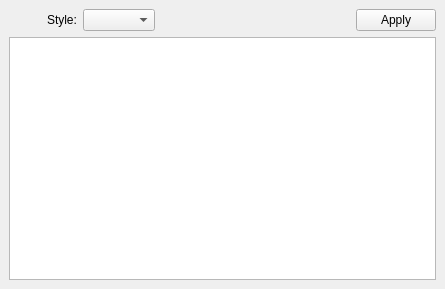
<?xml version="1.0" encoding="UTF-8"?>
<ui version="4.0">
 <class>StyleSheetEditor</class>
 <widget class="QWidget" name="StyleSheetEditor">
  <property name="geometry">
   <rect>
    <x>0</x>
    <y>0</y>
    <width>445</width>
    <height>289</height>
   </rect>
  </property>
  <property name="windowTitle">
   <string>Style Editor</string>
  </property>
  <layout class="QGridLayout">
   <property name="margin">
    <number>9</number>
   </property>
   <property name="spacing">
    <number>6</number>
   </property>
   <item row="0" column="4">
    <spacer>
     <property name="orientation">
      <enum>Qt::Horizontal</enum>
     </property>
     <property name="sizeType">
      <enum>QSizePolicy::MinimumExpanding</enum>
     </property>
     <property name="sizeHint" stdset="0">
      <size>
       <width>32</width>
       <height>20</height>
      </size>
     </property>
    </spacer>
   </item>
   <item row="0" column="0" colspan="2">
    <spacer>
     <property name="orientation">
      <enum>Qt::Horizontal</enum>
     </property>
     <property name="sizeType">
      <enum>QSizePolicy::MinimumExpanding</enum>
     </property>
     <property name="sizeHint" stdset="0">
      <size>
       <width>32</width>
       <height>20</height>
      </size>
     </property>
    </spacer>
   </item>
   <item row="0" column="3">
    <widget class="QComboBox" name="styleCombo">
     <property name="sizePolicy">
      <sizepolicy hsizetype="Preferred" vsizetype="Fixed">
       <horstretch>0</horstretch>
       <verstretch>0</verstretch>
      </sizepolicy>
     </property>
    </widget>
   </item>
   <item row="0" column="2">
    <widget class="QLabel" name="label_7">
     <property name="sizePolicy">
      <sizepolicy hsizetype="Fixed" vsizetype="Preferred">
       <horstretch>0</horstretch>
       <verstretch>0</verstretch>
      </sizepolicy>
     </property>
     <property name="text">
      <string>Style:</string>
     </property>
    </widget>
   </item>
   <item row="1" column="0" colspan="6">
    <widget class="QTextEdit" name="styleTextEdit"/>
   </item>
   <item row="0" column="5">
    <widget class="QPushButton" name="applyButton">
     <property name="text">
      <string>Apply</string>
     </property>
    </widget>
   </item>
  </layout>
 </widget>
 <resources/>
 <connections/>
</ui>
